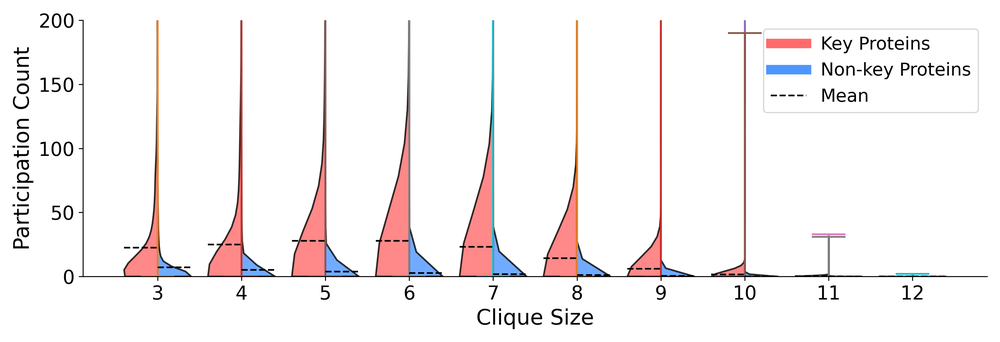
#> input picture figures/Fig 4.8 模体参与计数分布整合/Fig 4.8(a) 酿酒酵母PPI网络关键节点和非关键节点模体参与计数分布/酿酒酵母PPI网络关键节点和非关键节点模体参与计数分布.png, 1000 x 342 px, shrunk from 3507 x 1200 before the run
$ python script-8.py
#> lines starting #> are read from the running program, lines starting #| are printed output that depends on the picture
import matplotlib.pyplot as plt
import matplotlib.image as mpimg
import os

# 设置工作路径为当前文件所在的目录
current_file_dir = os.path.dirname(os.path.abspath(__file__))
os.chdir(current_file_dir)

# 读取图片
p1 = mpimg.imread('Fig 4.8(a) 酿酒酵母PPI网络关键节点和非关键节点模体参与计数分布/酿酒酵母PPI网络关键节点和非关键节点模体参与计数分布.png')
#> p1 is the input picture: shape (342, 1000, 4) float32; mean R, G, B, A 0.966, 0.95, 0.951, 1
p2 = mpimg.imread('Fig 4.8(b) 大肠杆菌PPI网络关键节点和非关键节点模体参与计数分布/大肠杆菌PPI网络关键节点和非关键节点模体参与计数分布.png')
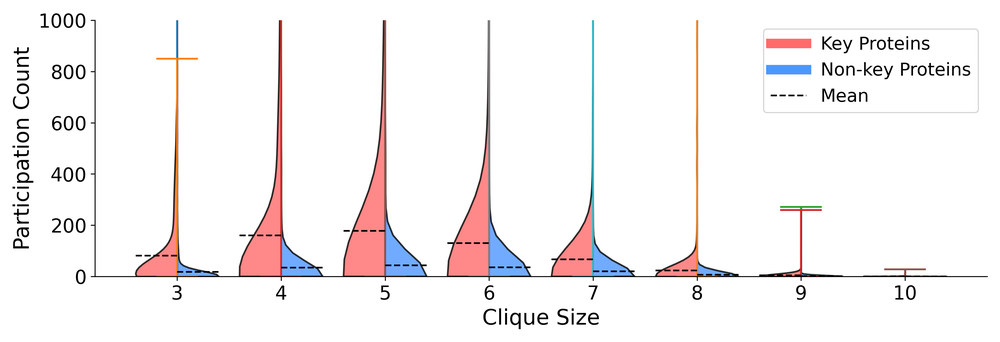
#> input picture figures/Fig 4.8 模体参与计数分布整合/Fig 4.8(b) 大肠杆菌PPI网络关键节点和非关键节点模体参与计数分布/大肠杆菌PPI网络关键节点和非关键节点模体参与计数分布.png, 1000 x 342 px, shrunk from 3507 x 1200 before the run
#> p2 is the input picture: shape (342, 1000, 4) float32; mean R, G, B, A 0.965, 0.95, 0.953, 1

# 创建一个 2x1 的子图布局，使用 gridspec 来控制布局
fig = plt.figure(figsize=(11.69, 4 * 2), dpi=300)  # 调整总大小，宽度为 11.69，高度为两张 4 高的图
gs = plt.GridSpec(2, 1, width_ratios=[1], height_ratios=[4, 4])

# 绘制 p1 在上方
ax1 = fig.add_subplot(gs[0, 0])
ax1.imshow(p1)
ax1.axis('off')
# 在 p1 下方居中添加编号 (a)
ax1.text(0.5, -0.05, '(a)', transform=ax1.transAxes, ha='center', va='center', fontsize=18)

# 绘制 p2 在下方
ax2 = fig.add_subplot(gs[1, 0])
ax2.imshow(p2)
ax2.axis('off')
# 在 p2 下方居中添加编号 (b)
ax2.text(0.5, -0.05, '(b)', transform=ax2.transAxes, ha='center', va='center', fontsize=18)

# 调整子图之间的间距
plt.tight_layout()
# 保存图片
plt.savefig('模体参与计数分布整合.png', dpi=300)
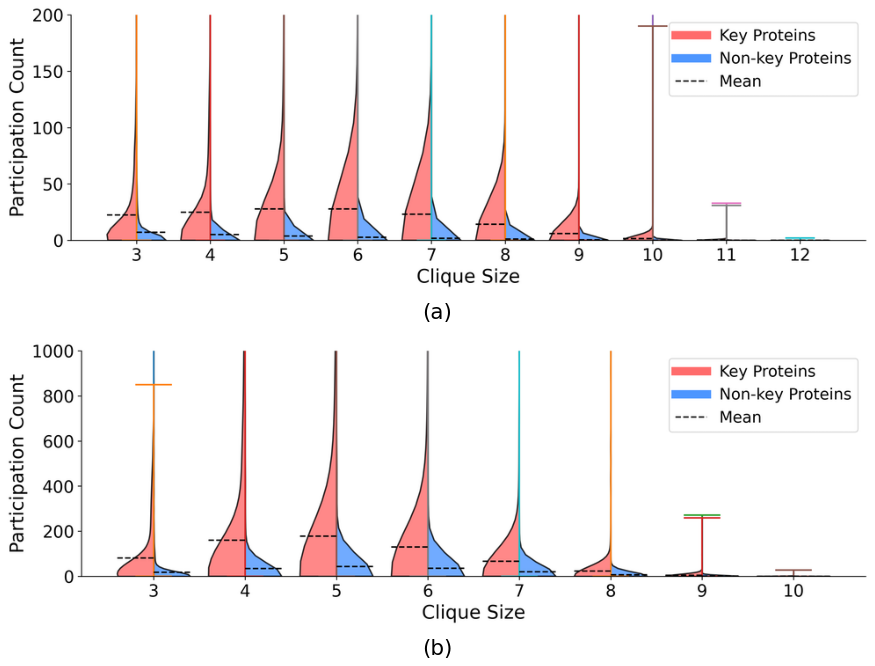
#> figure drawn by matplotlib, 2 panels
plt.savefig('模体参与计数分布整合.pdf', dpi=300)
# 显示图片
plt.show()
